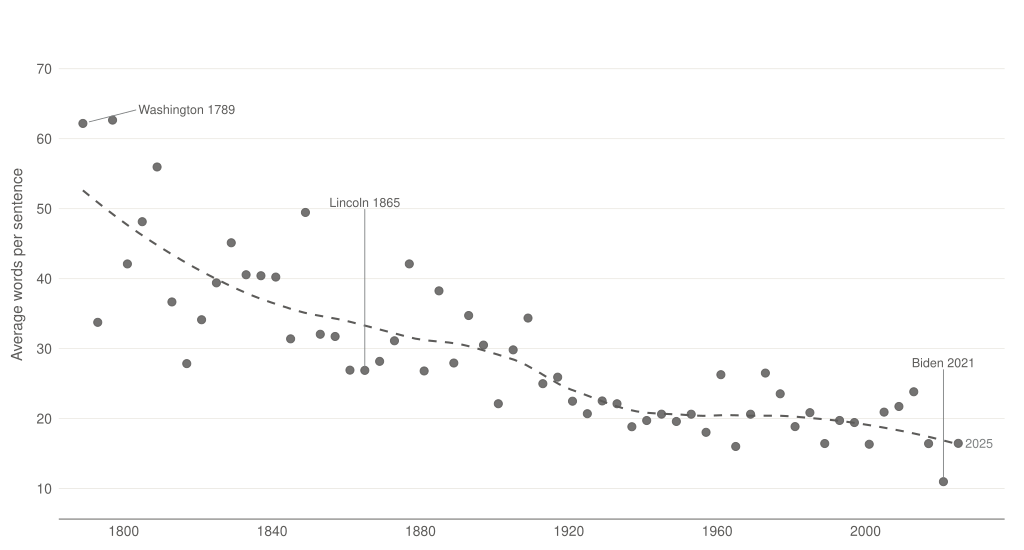

Generate this figure with R:
# Task 9 v3 — Average sentence length in US inaugural addresses, 1789-2025.
#
# v3 vs v2:
#   * All dots are one color (alloy). v2 highlighted Washington / Lincoln
#     / Biden in copper; that was a double encoding (color + label saying
#     "look here"). User requested uniform dot color so the leader lines
#     do the pointing on their own.
#   * Labels are pushed clear of the data path with longer leader lines,
#     placed in empty regions above the trend so they no longer sit on
#     or near the line:
#       - Washington 1789: label far to the right of the point, in the
#         upper-right empty zone where the trend has dropped away.
#       - Lincoln 1865: label well above the point, in the upper-mid
#         empty band above the trend.
#       - Biden 2021: label well above the point, in the upper-right
#         empty band above the recent flat run.
#
# Data source: Quanteda built-in `data_corpus_inaugural`, exported once
# via data/task_09/export_corpus.R to data/task_09/inaugural_addresses.csv.

setwd("/Users/alexanderweber/Documents/hsg/6_semester/data_visualization_with_ai")

suppressPackageStartupMessages({
  library(dplyr)
  library(readr)
  library(stringr)
  library(quanteda)
  library(ggplot2)
  library(ggrepel)
})

source("design_system.R")
chart_family <- ""

# ---- Load -------------------------------------------------------------
raw <- read_csv("data/task_09/inaugural_addresses.csv", show_col_types = FALSE)

# ---- Per-address text statistics --------------------------------------
compute_stats <- function(txt) {
  corp_one <- corpus(txt)
  sents    <- corpus_reshape(corp_one, to = "sentences")
  toks     <- tokens(sents, remove_punct = TRUE, remove_symbols = TRUE,
                     remove_numbers = FALSE)
  n_sent   <- ndoc(sents)
  n_word   <- sum(ntoken(toks))
  tibble(n_sent = n_sent, n_word = n_word,
         avg_wps = n_word / n_sent)
}

stats <- raw %>%
  rowwise() %>%
  mutate(s = list(compute_stats(text))) %>%
  ungroup() %>%
  tidyr::unnest_wider(s) %>%
  select(year, president, first_name, party, n_word, n_sent, avg_wps)

cat("Stats summary:\n")
print(stats %>% summarise(min = min(avg_wps), median = median(avg_wps),
                          max = max(avg_wps)))

# ---- Annotation anchors -----------------------------------------------
# Three rhetorical anchors: founding-father baseline, plain-English pivot,
# modern minimum. Labels sit in empty whitespace above the trend curve,
# connected to their points via short leader segments.
anchors <- tibble(
  year   = c(1789, 1865, 2021),
  label  = c("Washington 1789",
             "Lincoln 1865",
             "Biden 2021"),
  nudge_x = c(28,    0,    0),
  nudge_y = c( 2,   24,   17)
)

ann <- stats %>% inner_join(anchors, by = "year")
cat("\nAnnotation anchor values:\n"); print(ann)

# Endpoint marker for 2025 (most recent observation).
endpoint <- stats %>% filter(year == max(year))

# ---- Plot -------------------------------------------------------------
x_breaks <- c(1800, 1840, 1880, 1920, 1960, 2000)
y_breaks <- seq(10, 70, by = 10)

p <- ggplot(stats, aes(x = year, y = avg_wps)) +
  geom_smooth(method = "loess", span = 0.55, se = FALSE,
              color = pg_palette$alloy, linewidth = 0.7,
              linetype = "dashed") +
  geom_point(color = pg_palette$alloy, size = 2.4, alpha = 0.85) +
  geom_text_repel(data = ann, aes(label = label),
                  family = chart_family, size = 3.2,
                  color = pg_palette$alloy,
                  segment.color = pg_palette$dark_stone,
                  segment.size = 0.3,
                  box.padding = 0.5, point.padding = 0.5,
                  min.segment.length = 0,
                  nudge_x = ann$nudge_x,
                  nudge_y = ann$nudge_y,
                  force = 0.2, force_pull = 0.5,
                  seed = 17) +
  geom_text(data = endpoint, aes(label = "2025"),
            family = chart_family, size = 3.0,
            color = pg_palette$dark_stone,
            hjust = -0.25, vjust = 0.5) +
  scale_x_continuous(breaks = x_breaks,
                     limits = c(1785, 2035),
                     expand = expansion(mult = c(0.01, 0.01))) +
  scale_y_continuous(breaks = y_breaks,
                     limits = c(7, 75),
                     expand = expansion(mult = c(0.02, 0.05))) +
  labs(x = NULL, y = "Average words per sentence") +
  theme_pg(base_size = 11, base_family = chart_family) +
  theme(
    panel.grid.major.y = element_line(color = pg_palette$light_quartz,
                                      linewidth = 0.3),
    panel.grid.major.x = element_blank(),
    plot.margin = margin(t = 8, r = 14, b = 8, l = 8)
  )

out_pdf <- "iterations/task_09/v3/inaugural_sentence_length_v3.pdf"
ggsave(out_pdf, p, width = 26, height = 14, units = "cm", device = "pdf")
cat("\nSaved:", out_pdf, "\n")

write_csv(stats,
          "iterations/task_09/v3/inaugural_sentence_length_stats.csv")
